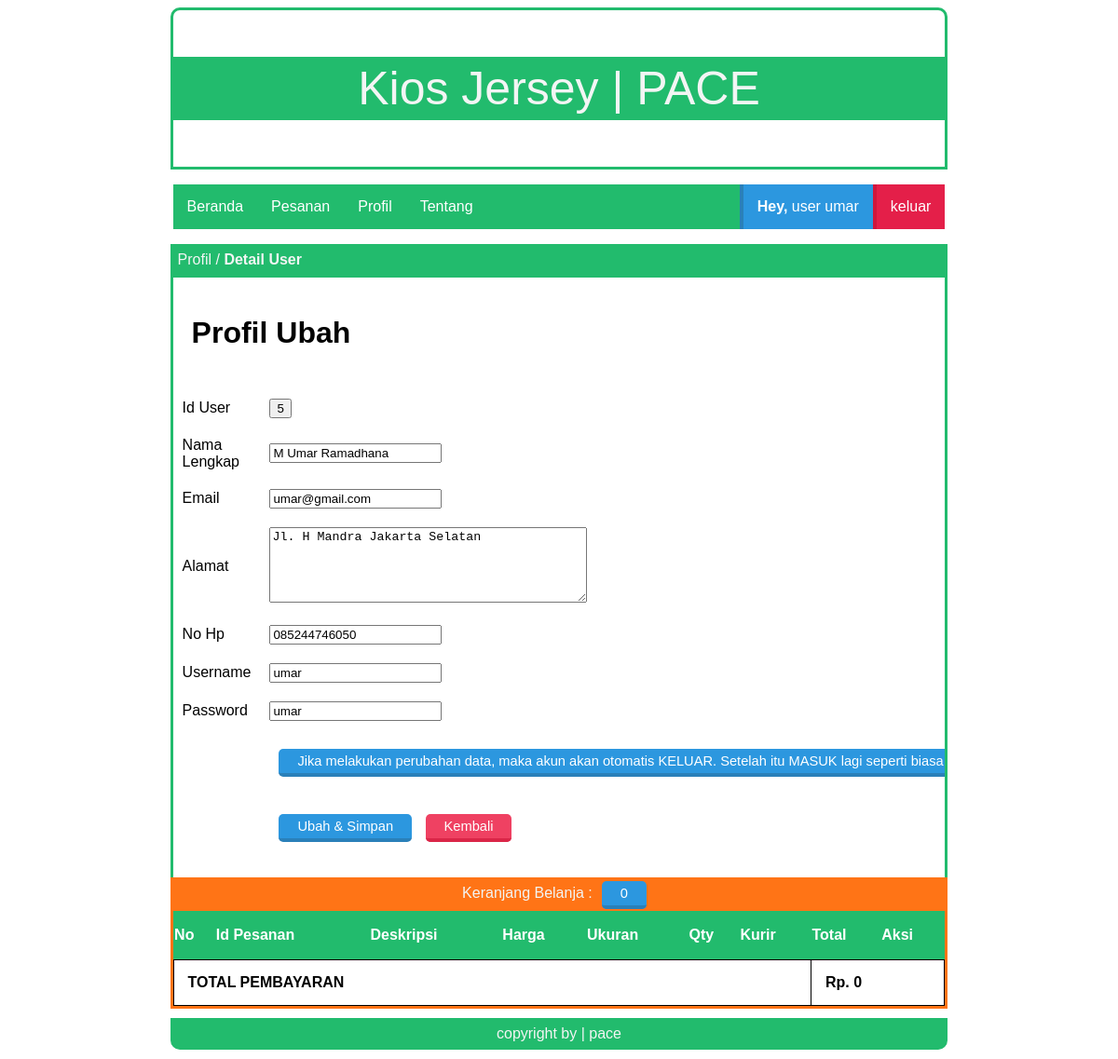
The page /index.php?page=profil_ubah (signed in) on the database its author committed.
### tables this page shows
CREATE TABLE `tbl_users` (
  `id_user` int(100) NOT NULL,
  `nama_lengkap` varchar(30) NOT NULL,
  `email` varchar(30) NOT NULL,
  `username` varchar(6) NOT NULL,
  `password` varchar(6) NOT NULL,
  `alamat` varchar(50) NOT NULL,
  `no_hp` text NOT NULL,
  `title` varchar(10) NOT NULL
);

### page/user/profil/profil_ubah.php (the view, shortened to what this page needs)
<div class="box-title">
    <p>Profil / <b>Detail User</b></p>
</div>
<div id="box">
  <h1>Profil Ubah</h1>
  <?php
  include 'lib/koneksi.php';
  $user = $_SESSION['username'];
  $ambiluser = $conn->prepare("SELECT * FROM tbl_users WHERE username =:user");
  $ambiluser->bindparam(':user', $user);
  $ambiluser->execute();
  $data = $ambiluser->fetch(PDO::FETCH_OBJ);
   ?>
  <form name="ubah" action="?page=profil_ubahpro" method="post" enctype="multipart/form-data">
  <table class="article">
    <tr>
      <td>Id User</td>
      <td>
        <input type="button" name="id_user" value="<?php echo $data->id_user; ?>">
      </td>
    </tr>
    <tr>
      <td>Nama Lengkap</td>
      <td>
        <input type="text" name="nama_lengkap" value="<?php echo $data->nama_lengkap; ?>" required>
      </td>
    </tr>
    <tr>
      <td>Email</td>
      <td>
        <input type="text" name="email" value="<?php echo $data->email; ?>" required>
      </td>
    </tr>
    <tr>
      <td>Alamat</td>
      <td>
        <textarea name="alamat" rows="5" cols="40" required><?php echo $data->alamat; ?></textarea>
      </td>
    </tr>
    <tr>
      <td>No Hp</td>
      <td>
        <input type="text" name="no_hp" value="<?php echo $data->no_hp; ?>" required>
      </td>
    </tr>
    <tr>
      <td>Username</td>
      <td>
        <input type="text" name="username" maxlength="6" value="<?php echo $data->username; ?>" required>
      </td>
    </tr>
    <tr>
      <td>Password</td>
      <td>
        <input type="text" name="password" maxlength="6" value="<?php echo $data->password; ?>" required>
      </td>
    </tr>
    <tr>
      <td></td>
      <td>
        <input class="tombol-biru" type="button" value="Jika melakukan perubahan data, maka akun akan otomatis KELUAR. Setelah itu MASUK lagi seperti biasa">
      </td>
    </tr>
    <tr>
      <td></td>
      <td>
        <input class="tombol-biru" type="submit" name="ubah" value="Ubah & Simpan">
        <a class="tombol-merah" href="?page=profil">Kembali</a>
      </td>
    </tr>
  </table>
  </form>
  <br>
</div>

### style.css (style rules this page uses)
.box-title { background: #22bb6d; width: 70%; height: 30px; margin: auto; border: 3px solid #22bb6d; }
.box-title p { color: #f3f5f4; margin: 5px 5px; font-family: sans-serif; }
#box { border-bottom: 0px; border-left: 3px solid #22bb6d; border-right: 3px solid #22bb6d; width: 70%; margin: auto; min-height: 200px; overflow: hidden; }
table.article { border-collapse: collapse; border: 0px; width: 100%; }
.article td { border: 0px; padding: 10px; }
#box p,h1,h2,table,tr,td,img { font-family: sans-serif; padding: 20px; text-align: justify; }
.tombol-biru { background:#2C97DF; color:white; border-top:0; border-left:0; border-right:0; border-bottom:4px solid #2A80B9; border-radius: 5px; padding:5px 20px; text-decoration:none; font-family:sans-serif; font-size:11pt; margin:10px; }
.tombol-merah { background:#ef4162; color:white; border-top:0; border-left:0; border-right:0; border-bottom:4px solid #da2648; border-radius: 5px; padding:5px 20px; text-decoration:none; font-family:sans-serif; font-size:11pt; }

### rows shown on the page
tbl_users: id_user "5", nama_lengkap "M Umar Ramadhana", email "umar@gmail.com", alamat "Jl. H Mandra Jakarta Selatan", no_hp "085244746050", username "umar", password "umar"

### other values the page prints
$title "user"
$user "umar"
$count "0"
$jumlah "0"
